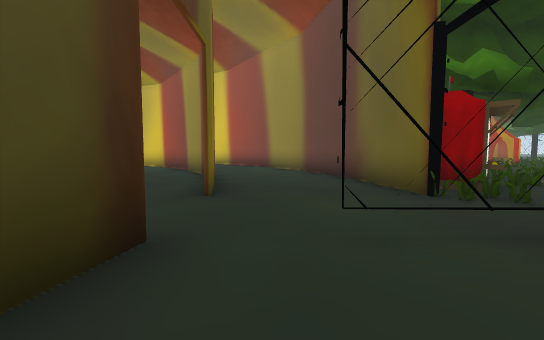
View 1 (above)

24 first-person views from a walk through a Unity game level. The camera is 1.5 m above the floor, tilts 4° down and sees 90° across. The floor is counted in squares, 2 m on a side. Each view is taken from the middle of a square. On the plan, view 1 faces up. The plan holds only what a view shows up to about 10 squares ahead; the rest is blank. The place goes on beyond the plan. The player character is not drawn. Some surface patterns are stand-ins.

View 2
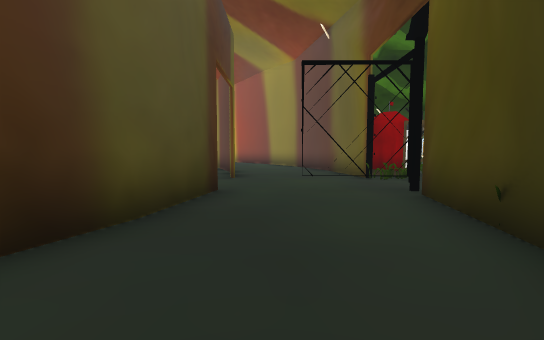

View 3
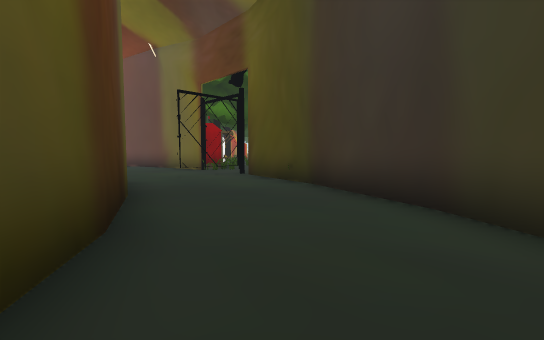

View 4
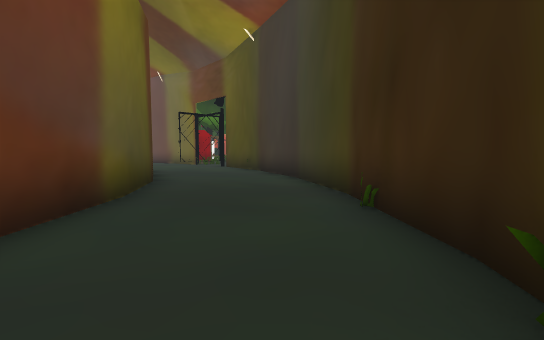

View 5
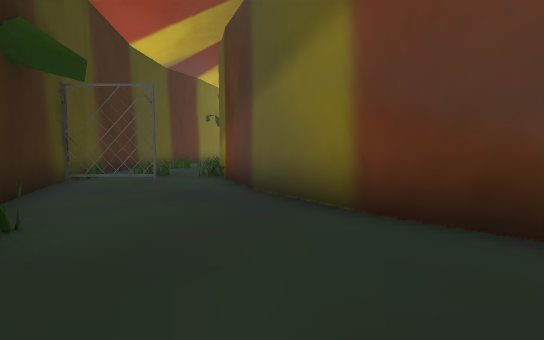

View 6
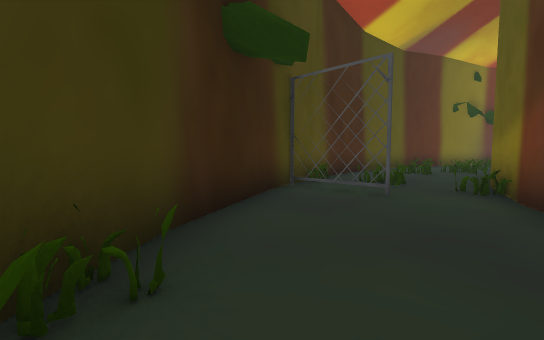

View 7
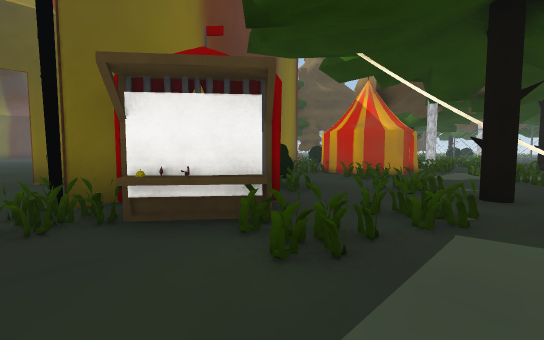

View 8
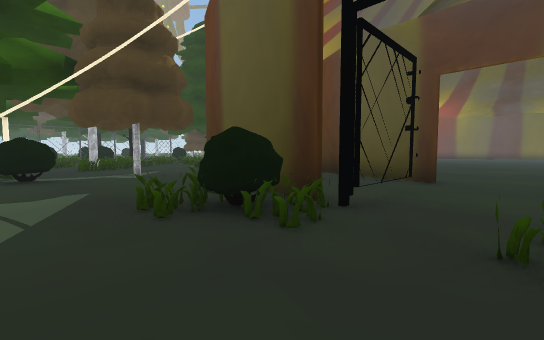

View 9
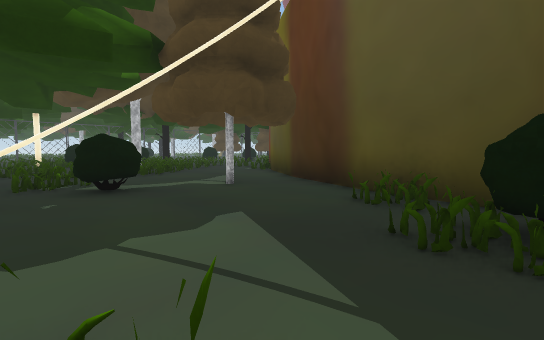

View 10
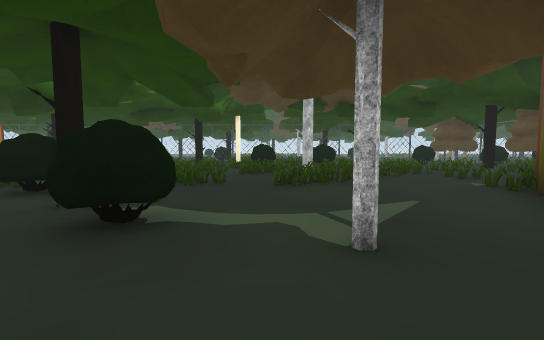

View 11
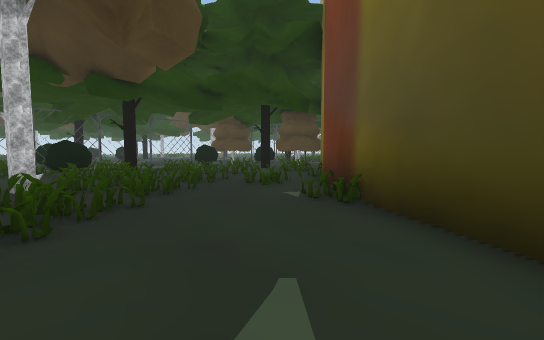

View 12
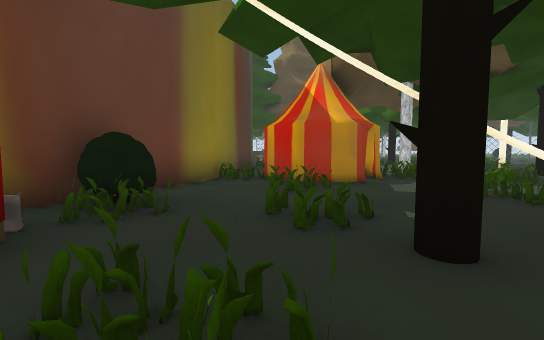

View 13
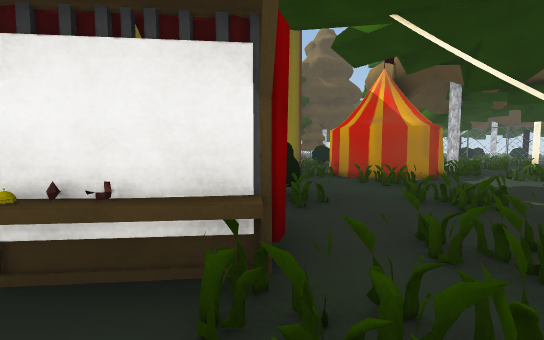

View 14
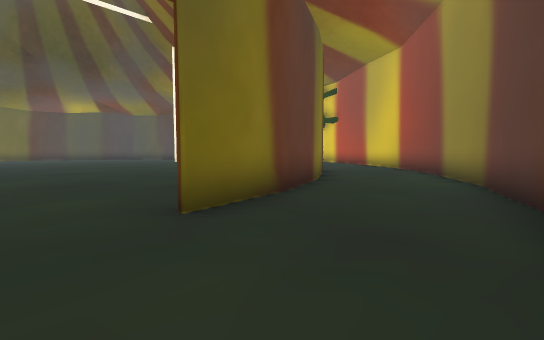

View 15
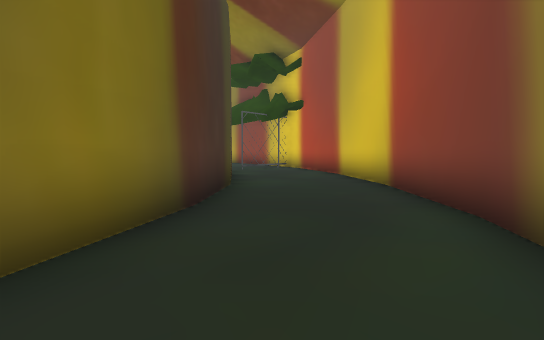

View 16
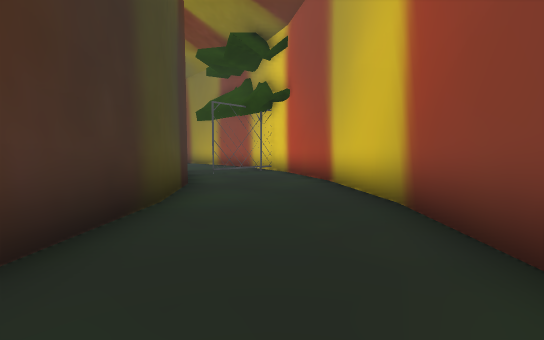

View 17
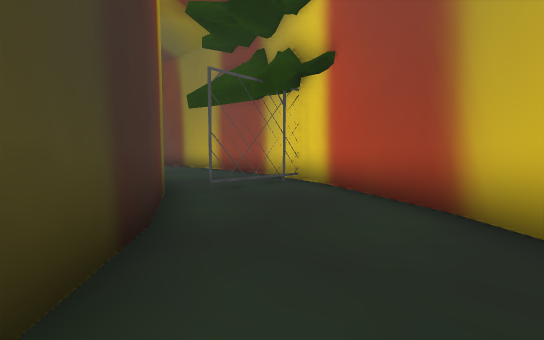

View 18
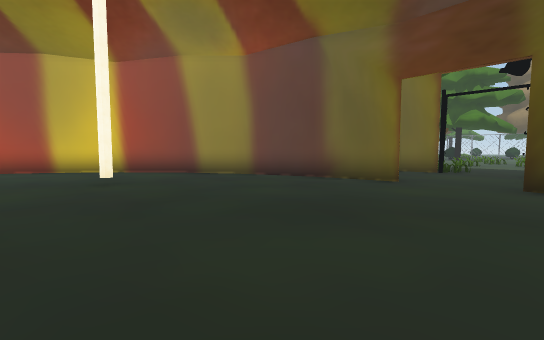

View 19
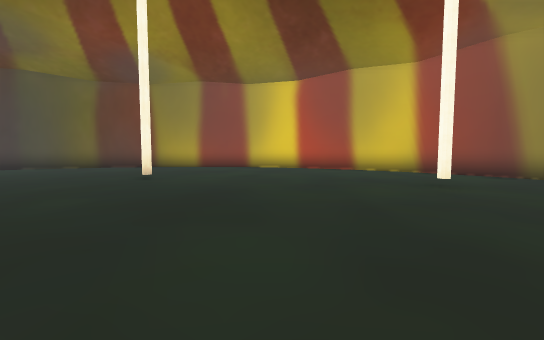

View 20
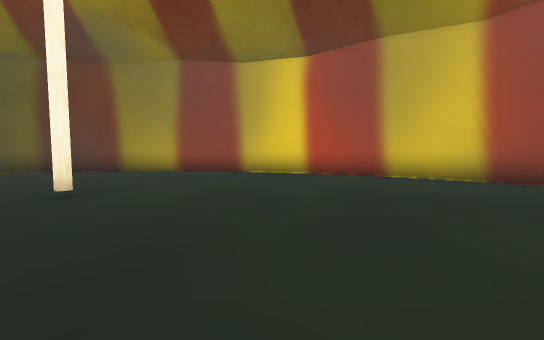

View 21
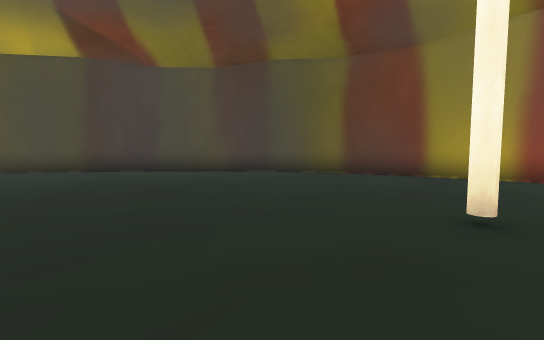

View 22
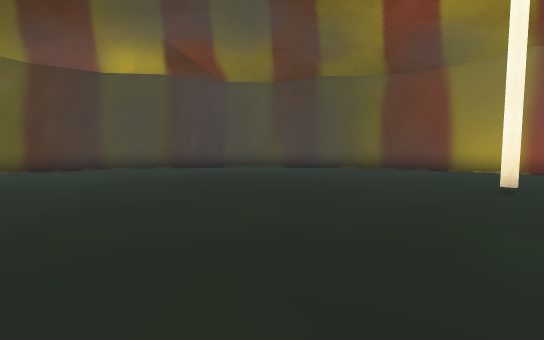

View 23
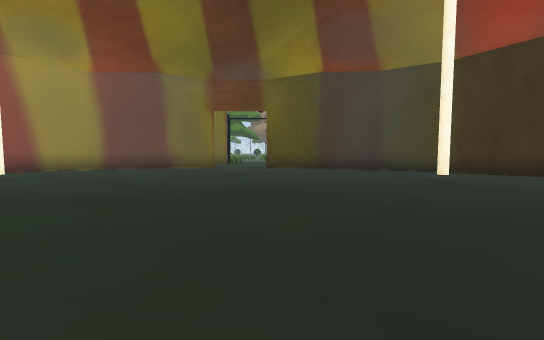

View 24
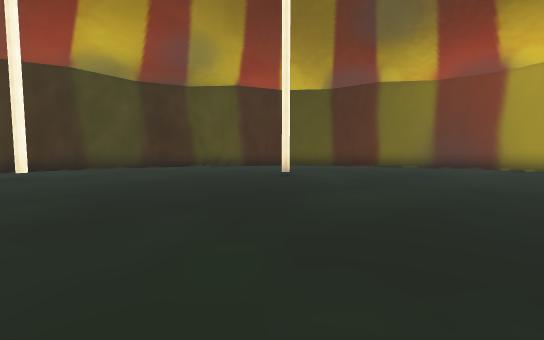

### Floor plan
Points are (right, up) in squares from view 1. A wall is a line through its corners. A room is listed if a view was taken in it or the views show most of it. See-through windows are left out.
Room 1 (views 1, 2, 3, 4, 5, 6)
walls: (-3.5, -4) (-5.2, -5.9); (-5.1, -5.8) (-7, -7.2); (-0.6, -6.5) (1, -3.9); (-3.2, -9.1) (-2.7, -8.7) (-1.6, -7.5); (-2.3, -2.2) (-3.6, -4.2); (-6.9, -7.1) (-9.1, -8.2); (0.9, -4.2) (2, -1.2); (-5, -10.4) (-4.4, -9.9); (-1.5, 0) (-2.4, -2.2); (-9, -8.1) (-11.4, -8.8); (-8.6, -9.7) (-8.6, -12); (-8.6, -9.8) (-8.4, -10.8); (2, -1.3) (2.4, 0.8); (-8.6, -10.3) (-8.7, -11); (-8.6, -11) (-8.5, -11.6); (-7.8, -11.8) (-5.4, -10.6); (-1, 2.3) (-1.5, -0.1); (1.9, 2.1) (1.3, 2.3); (1.8, 2.2) (1.3, 2.3)
ways out: opening at (0, 2) to room 2; opening at (2, 1) to room 2; opening at (-7, -11)
objects: other object (-10, -9); other object (-4, -10) to (-4, -9); other object (-1, -8) to (-1, -7)
Room 2 (views 7, 8, 9, 10, 11, 12, 13, 14, 15, 16, 17)
walls: (2.2, 7.6) (2.3, 6.9); (1.1, 10.2) (-0.5, 12.9); (1.1, 10.4) (2.2, 7.5); (2.6, 5.2) (2.8, 4.5); (2.6, 4.5) (2.1, 7.5) (1, 10.4); (-0.4, 12.7) (-2.5, 15.1); (-0.3, 12.9) (1.2, 10.3); (-2.3, 9) (-1.4, 6.8) (-1, 4.5); (-0.8, 13.4) (-0.4, 12.9); (-3.5, 11) (-2.2, 8.9); (-2.4, 15) (-4.8, 16.9); (2.6, 0.9) (2.1, -1.3) (1, -4.1); (-5, 12.7) (-3.4, 10.9); (-4.8, 16.8) (-7.5, 18.2); (-6.8, 14.1) (-5, 12.6); (1.1, -4) (-0.4, -6.3); (-8.9, 15.1) (-6.8, 14); (-8.5, 16.7) (-8.6, 16.1); (-7.4, 18.2) (-9.1, 18.7); (-8.6, 16.9) (-8.4, 15.9); (-8.5, 18.1) (-8.4, 16.8); (-8.5, 18.5) (-8.5, 15.9); (-1.3, -7.4) (-2.6, -8.8)
ways out: opening at (0, 2) to room 1; opening at (2, 1) to room 1; opening at (-1, 3.5) to room 3
objects: other object (-3, -12) to (-2, -12); other object (-2, -10) to (-1, -9); other object (-1, -11) to (0, -11); other object (0, -12) to (1, -12); other object (0, -10) to (1, -10); other object (1, -11) to (2, -11); tent (1, 12) to (4, 15); other object (2, -9) to (3, -9); tree (3, -12); other object (3, -10); other object (3, -8) to (4, -8); tree (3, -4); other object (3, -1) to (3, 0); bush (3, 1) to (4, 2); other object (3, 2); other object (3, 4) to (4, 4); other object (3, 6) to (4, 6); bush (3, 8) to (3, 9); other object (3, 11) to (4, 12); tree (3, 17) to (4, 17); other object (4, -12) to (5, -12); other object (4, -11) to (5, -11); other object (4, 5); other object (4, 8); other object (4, 16); other object (5, -9) to (6, -8); bush (5, -5) to (6, -5); other object (5, 0) to (5, 1); other object (5, 6) to (6, 6); other object (5, 9) to (6, 10); other object (5, 14) to (6, 15); other object (5, 15); other object (6, -12) to (6, -11); other object (6, -10) to (7, -10); other object (6, -6) to (7, -6); other object (6, 7) to (6, 8); tree (6, 9) to (7, 9); other object (6, 12) to (7, 13); other object (6, 16) to (7, 17); tree (7, -7); other object (7, 0); tree (7, 19)
Room 3 (views 18, 19, 20, 21, 22, 23, 24)
walls: (-5, 12.5) (-6.9, 14); (-6.8, 13.9) (-8.9, 15); (-3.5, 10.8) (-5.1, 12.6); (-2.3, 8.9) (-3.6, 10.9); (-11, 15.6) (-13.3, 15.9) (-15.6, 15.7); (-8.8, 15) (-11.1, 15.6); (-1.1, 4.4) (-1.5, 6.8) (-2.4, 9); (-15.5, 15.7) (-17.9, 15.1); (-1.2, 1.9) (-1.1, 2.4); (-17.7, 15.1) (-19.9, 14.1); (-19.8, 14.1) (-20.8, 13.4); (-3.6, -3.9) (-3, -2.9); (-23.4, 10.8) (-24.5, 9.1); (-5.3, -5.8) (-3.7, -4.1); (-24.4, 9.2) (-25.3, 7); (-25.3, 7.1) (-25.8, 4.7); (-25.7, 4.8) (-25.8, 4); (-22.7, -4.7) (-22.4, -5)
ways out: opening at (-1, 3.5) to room 2

Where each view was taken, in squares from view 1:
view 1: 0 up, 0 right, facing up
view 2: 3 down, 0 right, facing up
view 3: 5 down, 3 left, facing up-right
view 4: 9 down, 5 left, facing up-right
view 5: 7 down, 2 left, facing left
view 6: 8 down, 4 left, facing down-left
view 7: 4 up, 7 right, facing up-left
view 8: 4 up, 6 right, facing down-left
view 9: 1 up, 7 right, facing down-left
view 10: 2 down, 4 right, facing down
view 11: 5 down, 3 right, facing down-left
view 12: 7 up, 7 right, facing up-left
view 13: 5 up, 6 right, facing up-left
view 14: 3 up, 2 right, facing up-left
view 15: 9 up, 0 right, facing up-left
view 16: 11 up, 1 left, facing up-left
view 17: 13 up, 4 left, facing up-left
view 18: 2 up, 8 left, facing up-right
view 19: 3 up, 10 left, facing up
view 20: 6 up, 10 left, facing up
view 21: 7 up, 13 left, facing up-left
view 22: 4 up, 13 left, facing up-left
view 23: 2 up, 13 left, facing right
view 24: 5 up, 13 left, facing down
